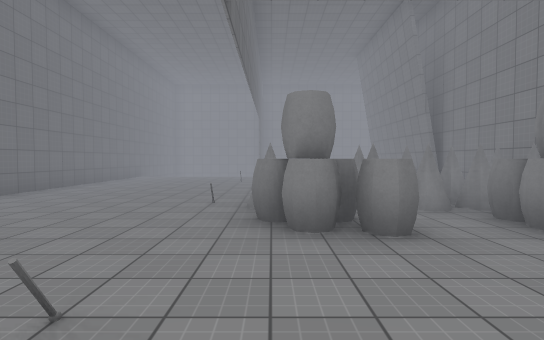
[1] (above)

14 first-person views from a walk through a 3-D level made in the Unity game engine. The camera is 1.5 m above the floor, tilts 2° down and sees 80° across. The floor is counted in squares, 2 m on a side. Each view is taken from the middle of a square. On the plan, view 1 faces up. The plan holds only what a view shows up to about 11 squares ahead; the rest is blank. The place goes on beyond the plan. Surface patterns are stand-ins for the level's own textures.

[2]
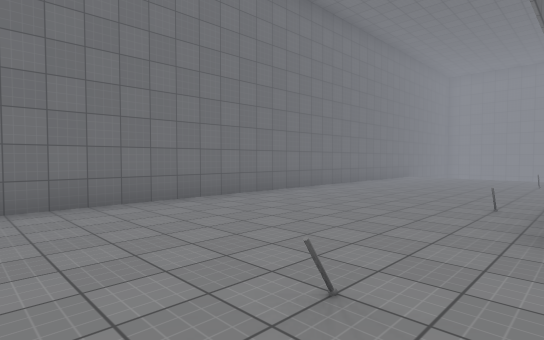

[3]
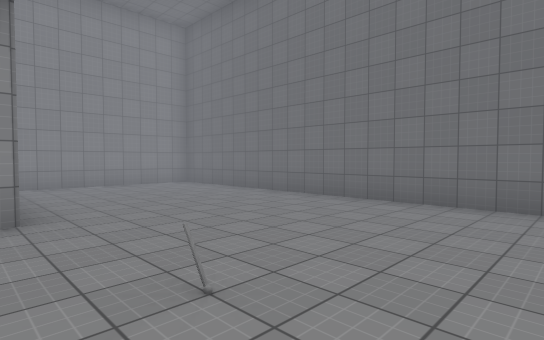

[4]
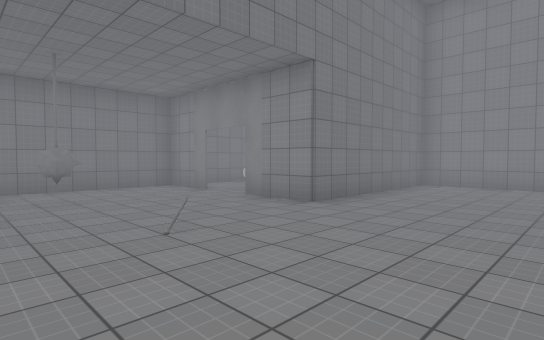

[5]
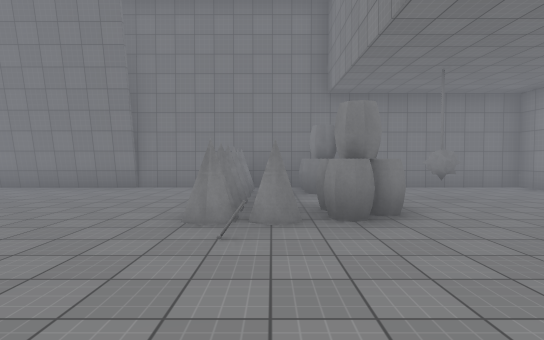

[6]
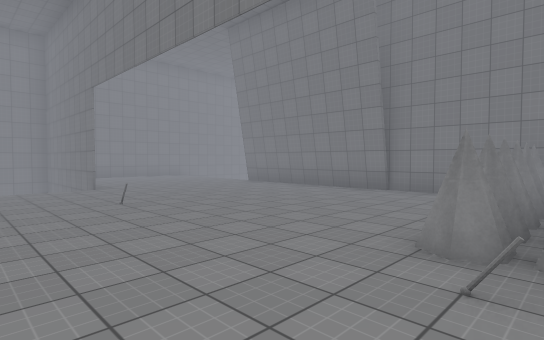

[7]
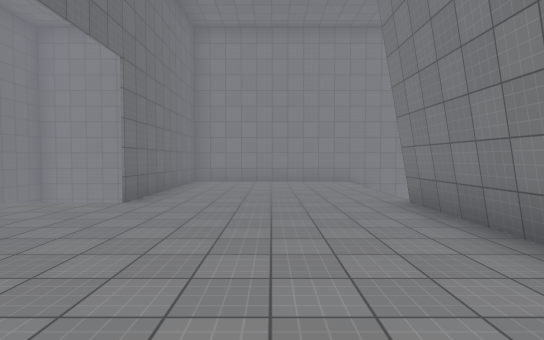

[8]
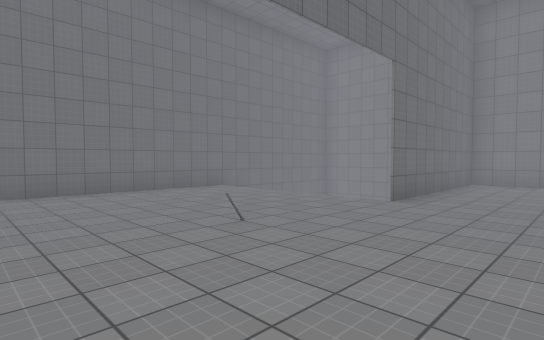

[9]
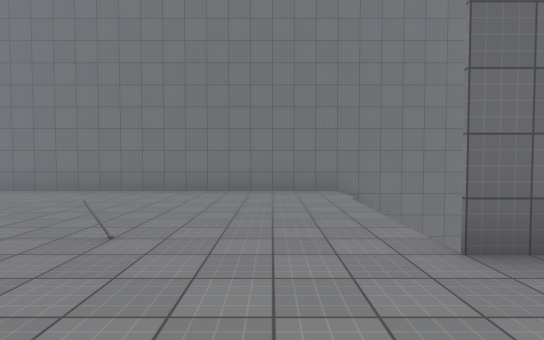

[10]
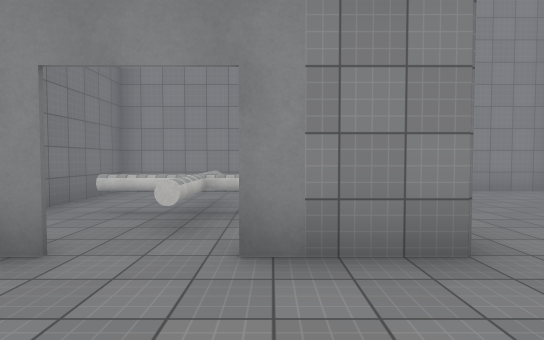

[11]
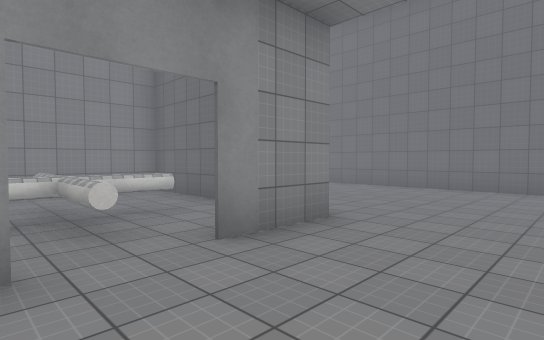

[12]
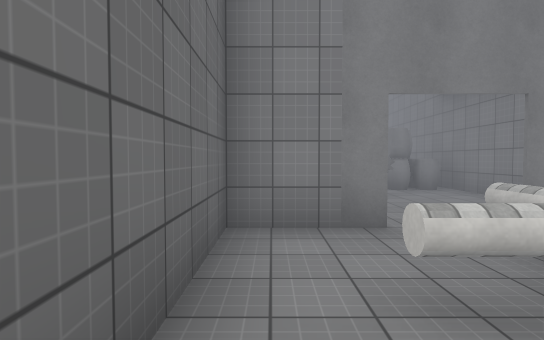

[13]
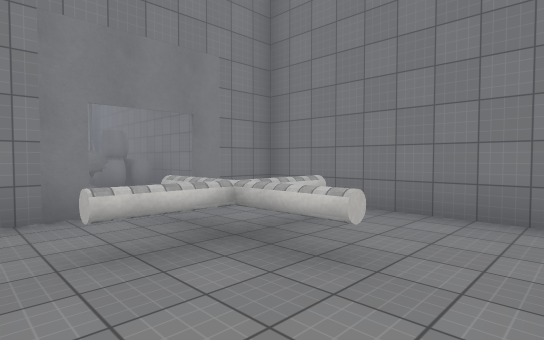

[14]
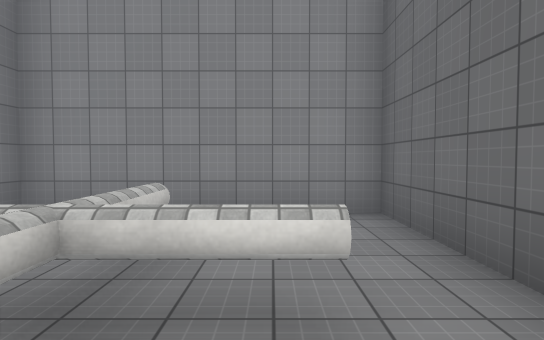

### Floor plan
Points are (right, up) in squares from view 1. A wall is a line through its corners. A room is listed if a view was taken in it or the views show most of it. See-through windows are left out.
Room 1 (views 1, 2, 3, 4, 5, 6, 7, 8, 9, 10, 11)
walls: (-0.1, 5.4) (-0.3, 5.8) (-0.1, 6.1); (-0.4, 4.8) (0, 5.5); (4.3, 8.4) (4.3, 13.5); (1.1, 3.8) (0.4, 3.6); (0.1, 3.4) (0.4, 4); (3, 2.9) (2.7, 3.5); (2.2, 1.4) (2, 1.6) (2.2, 2.2); (-0.6, 15.8) (-0.6, 18.1); (-5.5, 14.9) (-5.5, -6.4) (-1, -6.4); (2.6, -1.4) (4.5, -1.4); (4.5, -0.9) (4.5, 13.5); (6, 18.5) (-0.5, 18.5) (-0.5, 13.5); (-0.6, -6.5) (-0.6, -1.4) (1.2, -1.4)
ways out: opening at (2, -1) to room 2
objects: other object (-1, 1); other object (-1, 5); other object (-1, 10); spikes (2, 5)
Room 2 (views 12, 13, 14)
walls: (1.4, -1.5) (-0.5, -1.5) (-0.5, -6.5); (4.5, -1.5) (2.8, -1.5); (-1, -6.4) (4.5, -6.4) (4.5, -0.9)
low walls: (2.1, -3.4) (3, -3.4); (1.9, -4.9) (1.9, -3.6); (1, -3.4) (1.9, -3.4) (1.9, -2.1); (2.1, -2.1) (2.1, -3.6) (0.9, -3.6)
ways out: opening at (2, -1) to room 1

Where each view was taken, in squares from view 1:
view 1: 0 up, 0 right, facing up
view 2: 0 up, 0 right, facing up-left
view 3: 3 up, 0 right, facing down-left
view 4: 3 up, 4 left, facing down-right
view 5: 5 up, 4 left, facing right
view 6: 5 up, 3 left, facing up-right
view 7: 8 up, 2 right, facing up
view 8: 8 up, 2 right, facing up-left
view 9: 12 up, 2 right, facing left
view 10: 1 up, 1 right, facing down
view 11: 1 up, 3 right, facing down-left
view 12: 5 down, 0 right, facing up
view 13: 6 down, 0 right, facing up-right
view 14: 2 down, 1 right, facing down
